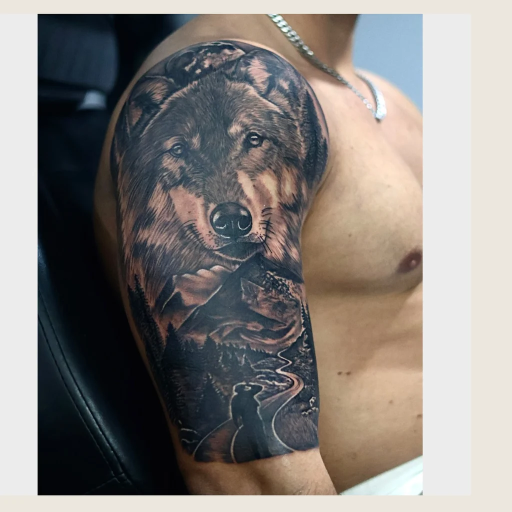
#> input picture assets/hero/lobo-foto.webp, 1024 x 1024 px (shown at 1/2 size)
$ python -i tinta.py   (imports and definitions only)
#> lines starting #> are read from the running program, lines starting #| are printed output that depends on the picture
#> further down, picture is the input picture: shape (1024, 1024, 3); mean B, G, R 126.8, 130.3, 134.7
# -*- coding: utf-8 -*-
"""Tira a tinta real (preto e cinza) das peças do Bruno: máscara do braço (BiRefNet) +
L dividido pelo tom local da pele. Saída: assets/hero/<n>.webp (1024², 0 = pele, 255 = preto) e provas em _ref/estudo."""
import json, glob, os, cv2, numpy as np
from pathlib import Path
from PIL import Image
from rembg import new_session, remove
S = Path(__file__).resolve().parent.parent; R = S.parent / '_ref'
N = 1024
PECAS = [(17, 'velho'), (82, 'poseidon'), (105, 'lobo'), (52, 'olho')]
# [2 lines not run here, left out]
C = [os.path.basename(f)[:-6] for f in fs]
# [1 line that did not run here, left out]

def tinta(im):
    lab = cv2.cvtColor(im, cv2.COLOR_BGR2LAB)
#> lab: shape (1024, 1024, 3); mean of channels 0, 1, 2 134.9, 129.4, 130.4
    L = cv2.fastNlMeansDenoising(lab[..., 0], None, h=3, templateWindowSize=7, searchWindowSize=21).astype(np.float32)
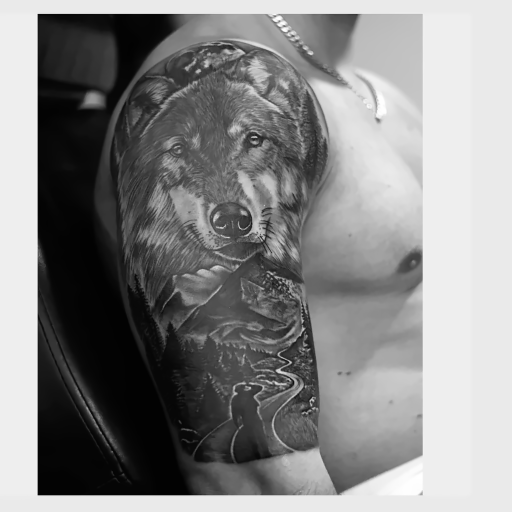
#> L: shape (1024, 1024) float32 (shown at 1/2 size); min 0, max 255, mean 134.9
    k = cv2.getStructuringElement(cv2.MORPH_ELLIPSE, (91, 91))
    f = cv2.GaussianBlur(cv2.morphologyEx(L, cv2.MORPH_CLOSE, k), (0, 0), 40)
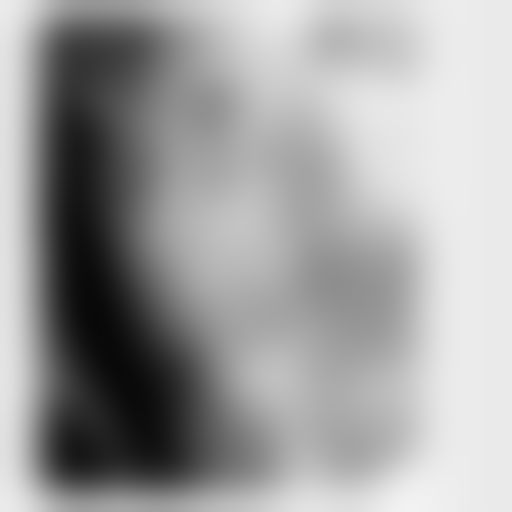
#> f: shape (1024, 1024) float32 (shown at 1/2 size); min 8.77, max 242.6, mean 160.3
    return L / np.maximum(f, 1)
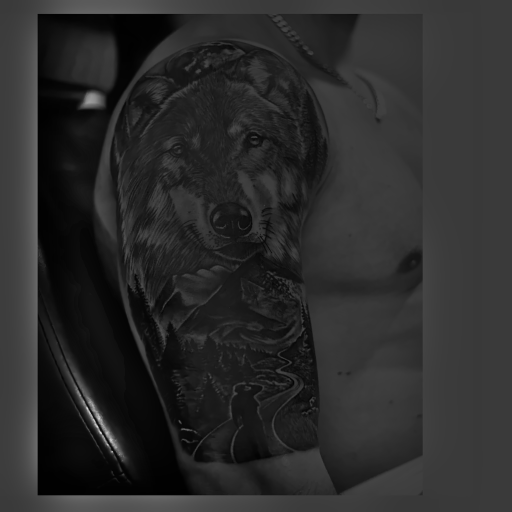
#> returned value: shape (1024, 1024) float32 (shown at 1/2 size); min 0, max 4.38, mean 0.749; drawn with min black and max white

def regiao(t):
    f = (t > .3).astype(np.uint8)
    f = cv2.morphologyEx(f, cv2.MORPH_CLOSE, cv2.getStructuringElement(cv2.MORPH_ELLIPSE, (41, 41)))
    n, l, st, _ = cv2.connectedComponentsWithStats(f, connectivity=8)
    big = st[1:, cv2.CC_STAT_AREA].max(); reg = np.zeros_like(f)
    for k in range(1, n):
        if st[k, cv2.CC_STAT_AREA] > big * .04: reg[l == k] = 1
    reg = cv2.morphologyEx(reg, cv2.MORPH_CLOSE, cv2.getStructuringElement(cv2.MORPH_ELLIPSE, (101, 101)))
    reg = cv2.morphologyEx(reg, cv2.MORPH_OPEN, cv2.getStructuringElement(cv2.MORPH_ELLIPSE, (31, 31)))
    return cv2.GaussianBlur(reg.astype(np.float32), (0, 0), 10)

prov = []
# [27 lines not run here, left out]

>>> import cv2
>>> picture = cv2.imread('../assets/hero/lobo-foto.webp')
>>> result = tinta(picture)
